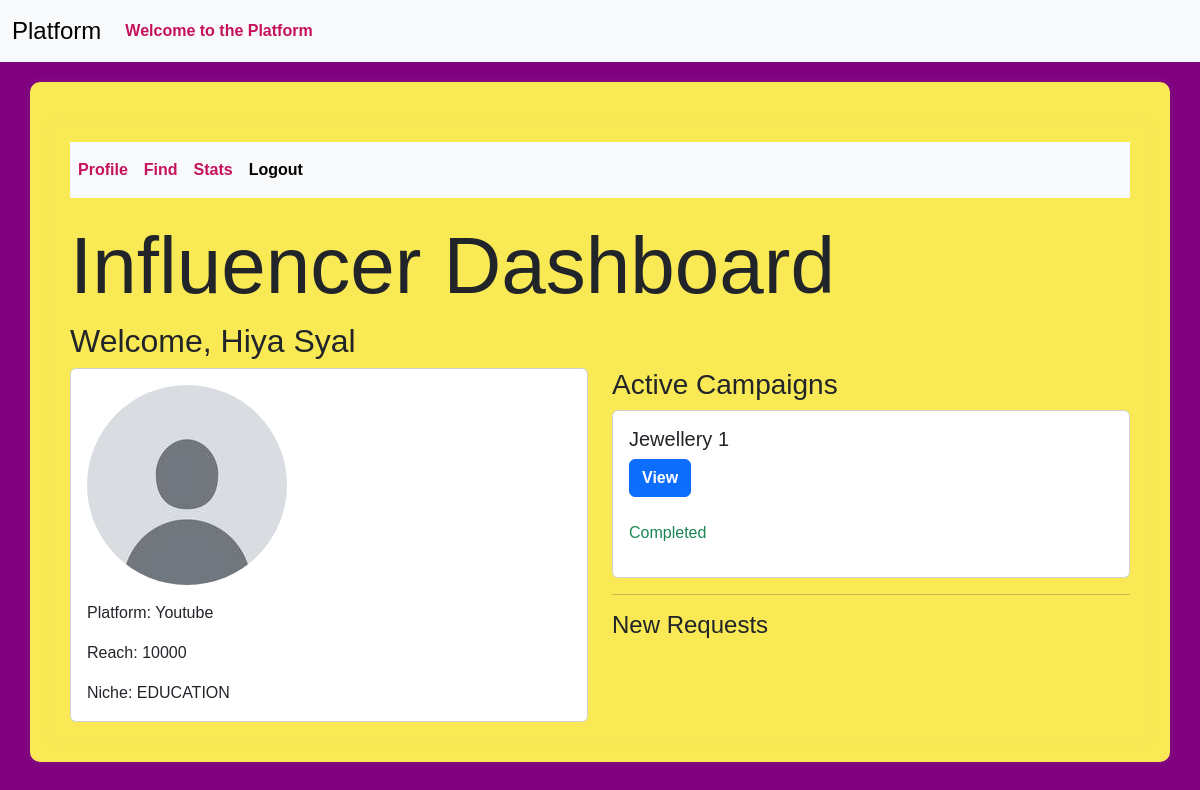
Before: /influencer/dashboard (signed in) with the older database file.
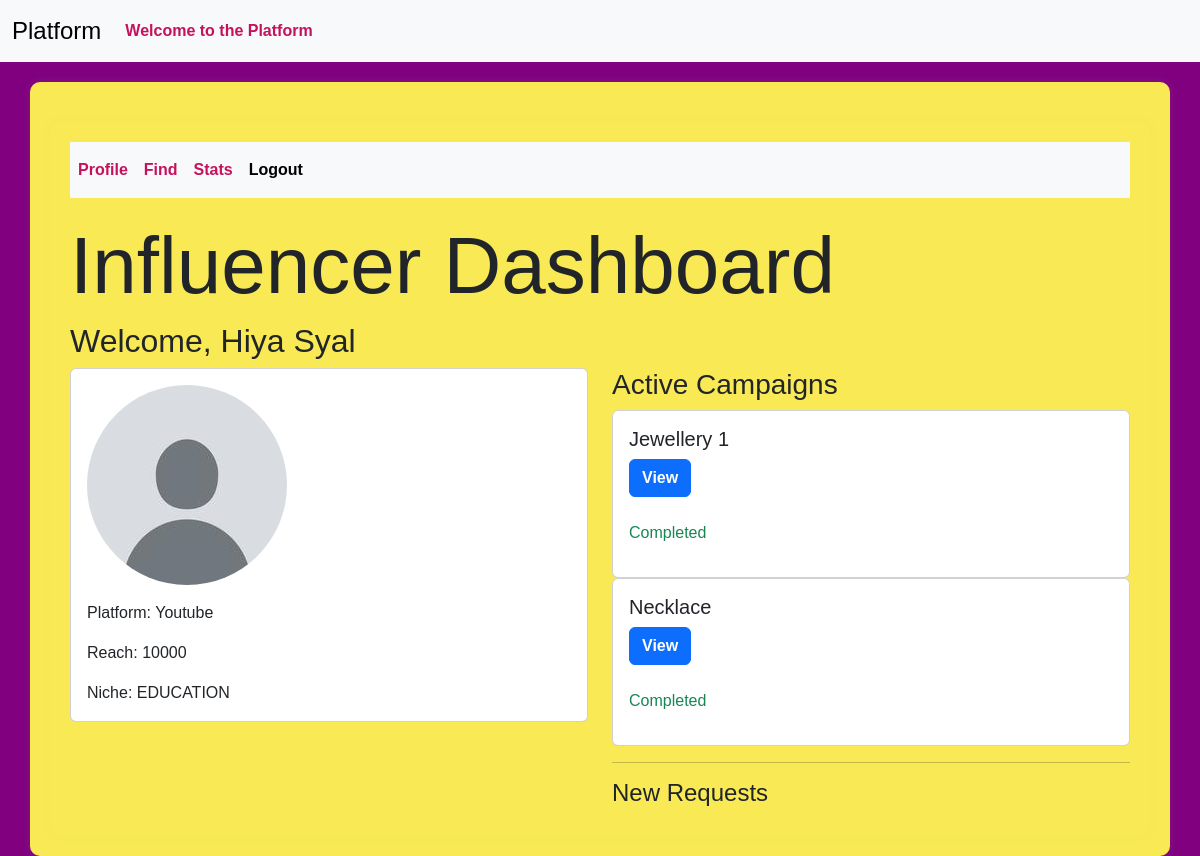
After: the same page with the newer database file.
### models.py (models this page shows, shortened)
class User(db.Model,UserMixin):
    __tablename__ = 'user'
    id = Column(Integer, primary_key=True)
    username = Column(String(32), unique=True)
    passhash = Column(String(256), nullable=False)
    name = Column(String(64), nullable=True)
    flagged = Column(Boolean, default=False)
    user_type = Column(String(50),nullable=False,default='user')
    influencer = db.relationship('Influencer', backref='user', uselist=False)
    __mapper_args__ = {
        'polymorphic_identity': 'user',
        'polymorphic_on': user_type
    }

class Influencer(User):
    __tablename__ = 'influencer'
    id = Column(Integer, ForeignKey('user.id'), primary_key=True)
    influencer_type = Column(Enum('influencer', name='influencer_type_enum'), nullable=False)
    platform = Column(Enum('Youtube', 'Instagram', 'Facebook', 'Linkedin', name='platform_enum'), nullable=False)
    niche = Column(Enum(NicheEnum), nullable=False)
    reach = Column(Integer, nullable=True)
    followers = db.Column(db.Integer, nullable=True)
    __mapper_args__ = {
        'polymorphic_identity': 'influencer',
        'polymorphic_on': influencer_type
    }
    @property
    def niche_display(self):
        return self.niche.value
    influencer_ad_requests = relationship('AdRequest', backref='influencer_relation', overlaps="influencer_ad_requests,influencer_relation")

class Campaign(db.Model):
    __tablename__ = 'campaign'
    id = Column(Integer, primary_key=True)
    name = Column(String(256), unique=False)
    description = Column(Text, nullable=True)
    start_date = Column(Date, nullable=False,default=date.today())
    end_date = Column(Date, nullable=False,default=lambda:date.today()+timedelta(days=30))
    budget = Column(Float, nullable=False,default=0.0)
    visibility = Column(Enum('public', 'private', name='visibility_enum'), nullable=False, default='public')
    sponsor_id = Column(Integer, ForeignKey('sponsor.id'), nullable=False)
    flagged = Column(Boolean, default=False)
    status = Column(String(20), nullable=False,default='In Progress')
    niche = db.Column(db.Enum(NicheEnum), nullable=True)
    completion_status = Column(Boolean, default=False)
    sponsor = relationship('Sponsor', backref='campaigns', overlaps="sponsor_campaigns,sponsor_relation")

### routes.py (the view)
@app.route('/influencer/dashboard')
@auth_required
def influencer_dashboard():
    user_id=session.get('user_id')
    if not user_id:
        flash('Kindly login first')
        return redirect(url_for('login'))
    influencer=Influencer.query.get(user_id)
    if not influencer:
        flash('Not Found!','danger')
        return redirect(url_for('login'))
    if current_user.flagged:
        active_campaigns = []
        new_requests = []
        return render_template('influencer_dashboard.html', user=influencer, details=None, active_campaigns=active_campaigns, new_requests=new_requests)
    else:
      details=InfluencerDetails.query.filter_by(user_id=user_id).first()
      active_campaigns=Campaign.query.join(AdRequest).filter(AdRequest.influencer_id == user_id, AdRequest.status == 'Accepted').all()
      new_requests = AdRequest.query.filter_by(influencer_id=user_id, status='Pending').all()
      return render_template('influencer_dashboard.html',user=influencer,details=details,active_campaigns=active_campaigns,new_requests=new_requests)

### app.py (called while the page is built)
@login_manager.user_loader
def load_user(user_id):
    return User.query.get(int(user_id))

### routes.py (called while the page is built)
def auth_required(func):
    @wraps(func)
    def inner(*args,**kwargs):
        if 'user_id' in session:
            return func(*args,**kwargs)
        else:
           flash('Kindly login first.')
           return redirect(url_for('login'))
    return inner

### templates/influencer_dashboard.html (shortened to what this page needs)
{% extends 'layout.html' %}
{% block content %}
<div class="container">
    <nav class="navbar navbar-expand-lg bg-body-tertiary">
        <div class="collapse navbar-collapse" id="navbarSupportedContent">
            <ul class="navbar-nav me-auto mb-2 mb-lg-0">
                <li class="nav-item">
                    <a class="nav-link" aria-current="page" href="{{ url_for('profile') }}">Profile</a>
                </li>
                <li class="nav-item">
                    <a class="nav-link" href="{{ url_for('find_campaigns') }}">Find</a>
                </li>
                <li class="nav-item">
                    <a class="nav-link" href="{{ url_for('stats.influencer_stats') }}">Stats</a>
                </li>
                <li class="nav-item">
                    <a class="nav-link active" href="{{ url_for('logout') }}">Logout</a>
                </li>
            </ul>
        </div>
    </nav>
    <h1 class="display-1">Influencer Dashboard</h1>
    {% if current_user.flagged %}
        <div class="alert alert-danger" role="alert">
            You have been flagged by the Admin. All your requests and ongoing campaigns have been removed. You cannot find any campaigns or receive any requests from sponsors.
        </div>
    {% else %}
        {% if user %}
            <h2>Welcome, {{ user.name }}</h2>
            <div class="row">
                <div class="col">
                    <div class="card">
                        <div class="card-body">
                            {% if details.profile_picture %}
                                <img src="{{ url_for('static', filename='profile_pictures/' + details.profile_picture) }}" class="img-fluid rounded-circle mb-3" alt="Profile Picture">
                            {% else %}
                                <img src="{{ url_for('static', filename='profile_pictures/default.jpg') }}" class="img-fluid rounded-circle mb-3" alt="Profile Picture">
                            {% endif %}
                            <p class="card-text">Platform: {{ user.platform }}</p>
                            <p class="card-text">Reach: {{   user.reach}}</p>
                            <p class="card-text">Niche: {{   user.niche_display}}</p>
                        </div>
                    </div>
                </div>
                <div class="col">
                    <h3>Active Campaigns</h3>
                    {% for campaign in active_campaigns %}
                        <div class="card">
                            <div class="card-body">
                                <h5 class="card-title">{{ campaign.name }}</h5>
                                <a href="{{ url_for('view_campaign_details', campaign_id=campaign.id) }}" class="btn btn-primary">View</a><br><br>
                                {% if campaign.completion_status %}
                                    <p class="text-success">Completed</p>
                                {% else %}
                                  <form method="POST" action="{{ url_for('mark_completed', campaign_id=campaign.id) }}">
                                    <button type="submit" class="btn btn-success">Mark as Completed</button>
                                   </form>
                                {% endif %}
                            </div>
                        </div>
                    {% endfor %}
                    <hr>
                    <h4>New Requests</h4>
                </div>
            </div>
        {% endif %}
    {% endif %}
</div>
{% endblock %}

### templates/layout.html (shortened to what this page needs)
<!DOCTYPE html>
<html lang="en">
<head>
  <link href="https://cdn.jsdelivr.net/npm/bootstrap@5.3.3/dist/css/bootstrap.min.css" rel="stylesheet">
  {% block style %}
         <link href="{{url_for('static',filename='profile_pictures/style.css')}}" rel="stylesheet">
  {% endblock %}
</head>
<body>
<nav class="navbar navbar-expand-lg bg-body-tertiary">
        <div class="container-fluid">
          <a class="navbar-brand" href="#">Platform</a>
          <div class="collapse navbar-collapse" id="navbarSupportedContent">
            <ul class="navbar-nav me-auto mb-2 mb-lg-0">
              {% if 'user_id' in session %}
                <li class="nav-item">
                  <a class="nav-link" href="#">Welcome to the Platform</a>
                </li>
              {% endif %}
            </ul>
          </div>
        </div>
</nav>
<div class="container">
    {% block content %}
    {% endblock %}
</div>
</body>
</html>

### static/profile_pictures/style.css (style rules this page uses)
body { font-family: 'Arial', sans-serif; background-color:#800080; }
.navbar { margin-bottom: 20px; }
.navbar-brand { font-size: 1.5rem; }
.nav-link { color: #c5125d; font-weight: bold; }
.container { margin-top: 20px; background-color: #f9e955; padding: 20px; border-radius: 10px; box-shadow: 0px 0px 10px rgba(154, 241, 83, 0.1); }
.btn { font-weight: bold; }

Changed rows visible on the page:
added Campaign: name "Necklace", completion_status "Completed"
